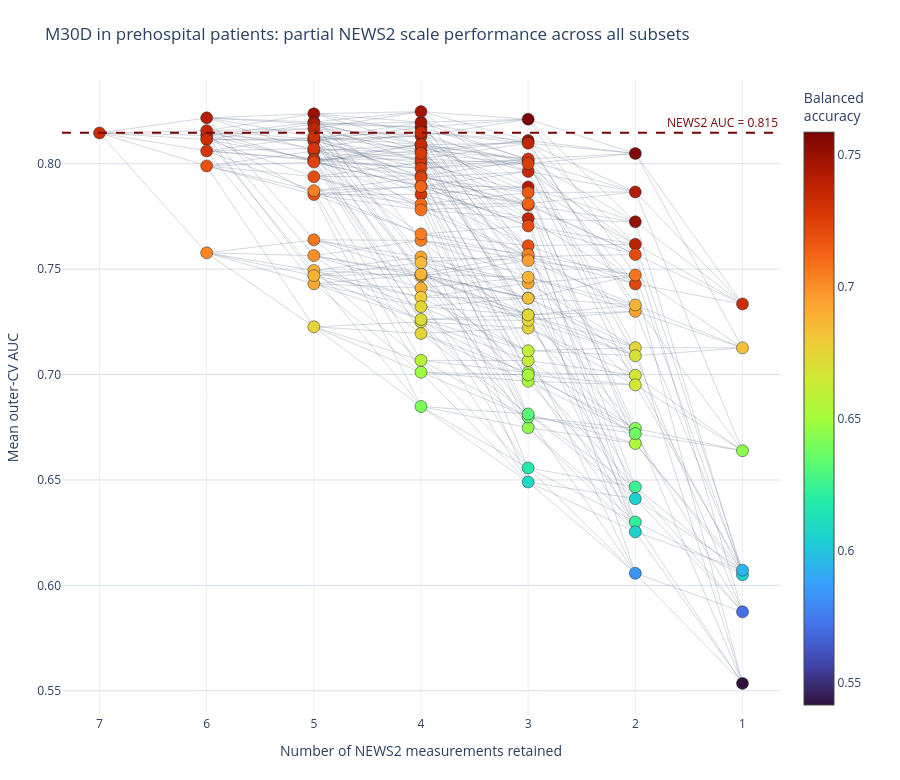

The notebook cell this image was saved under:
### Markdown cell above
#### Subset performance and parameter removal

### Code cell
make_scale_branching_subset_plot(
    results_m30d_pre, FEATURES, news2_auc=auc_m30d_pre,
    title='M30D in prehospital patients',
).show()
